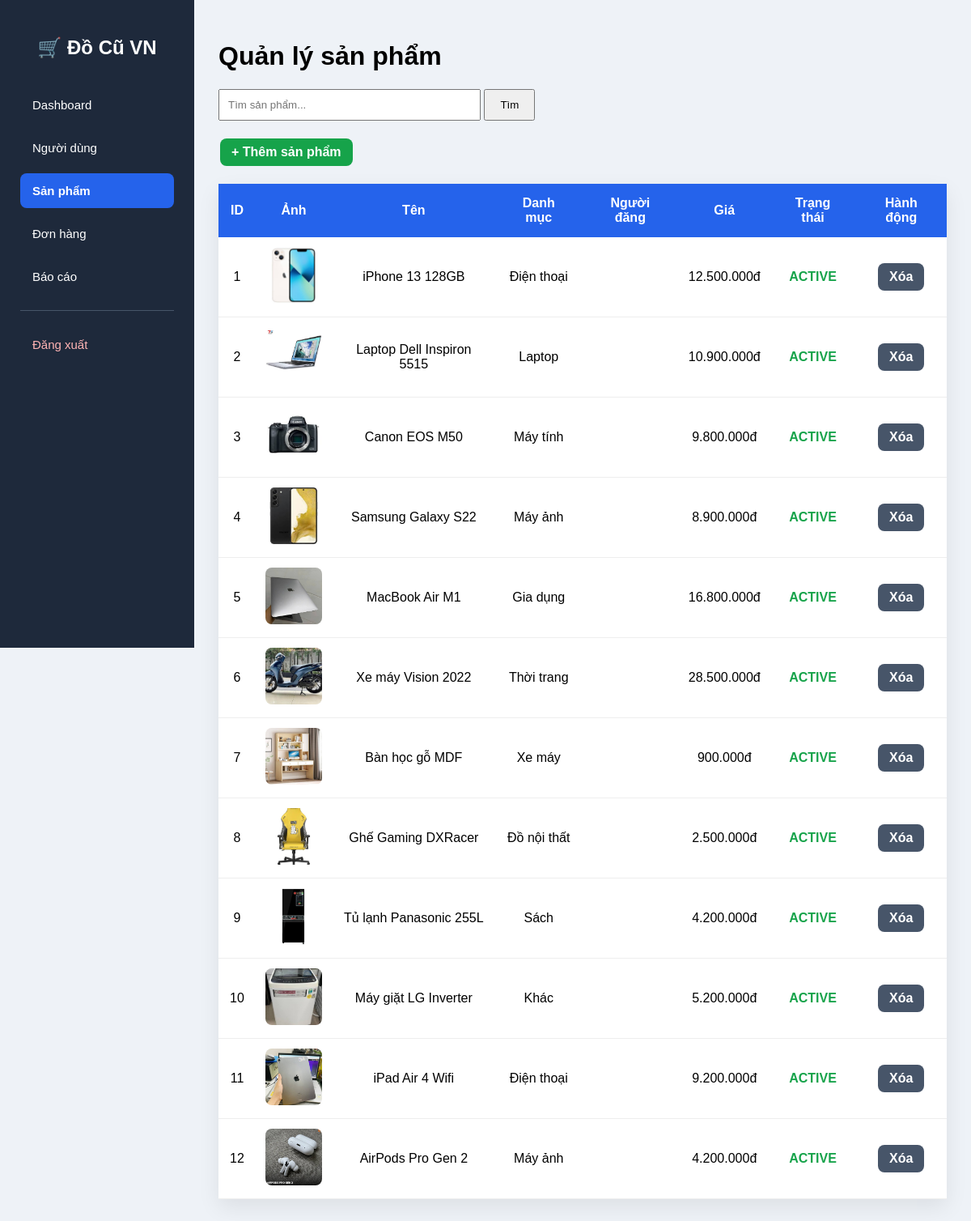
Page /admin/products.php on the earlier database version.
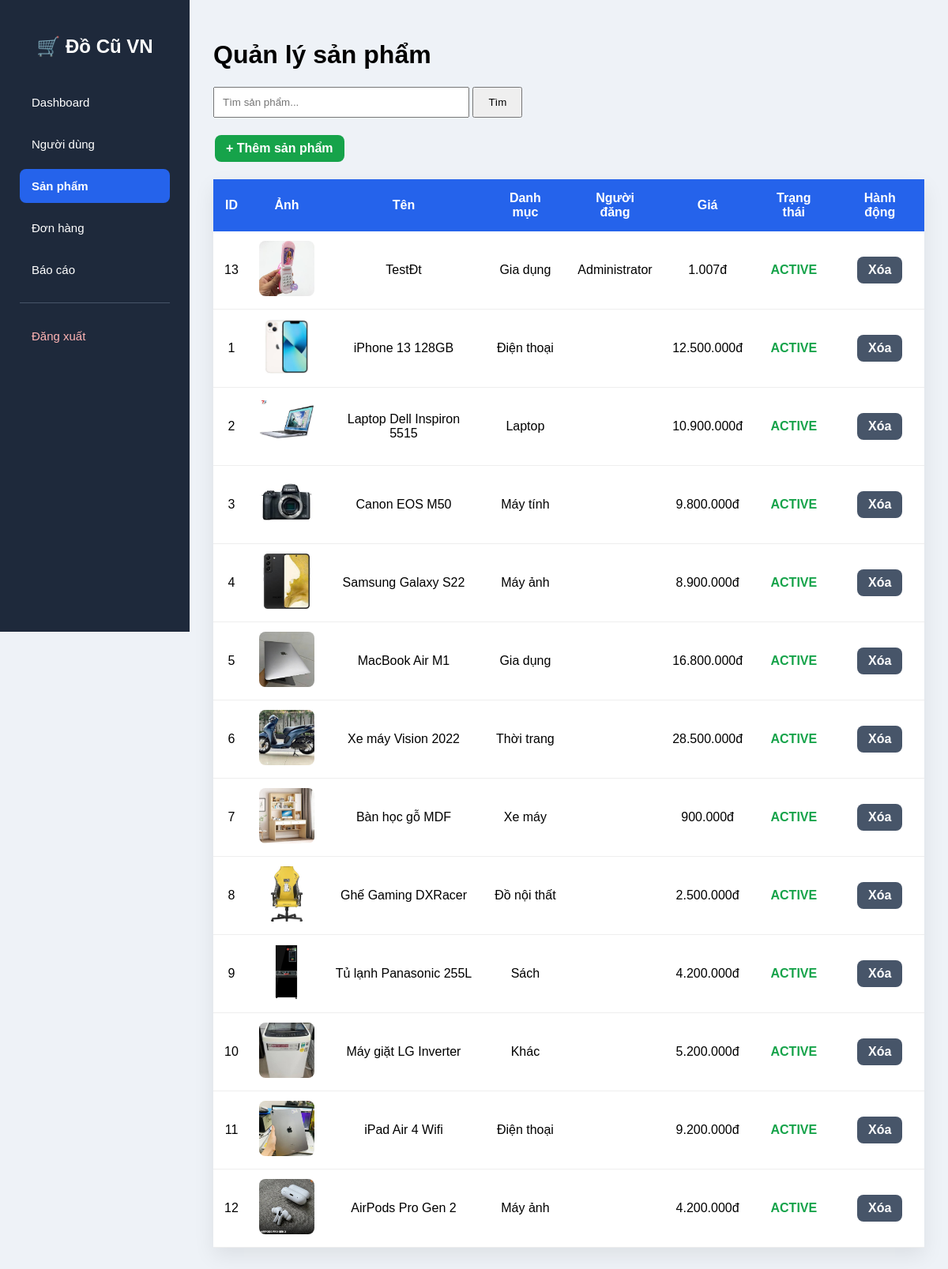
Same page on the later database version.
### tables this page shows
CREATE TABLE `products` (
  `id` int(11) NOT NULL,
  `user_id` int(11) NOT NULL,
  `category_id` int(11) NOT NULL,
  `title` varchar(255) NOT NULL,
  `description` text DEFAULT NULL,
  `price` decimal(12,2) NOT NULL,
  `image` varchar(255) DEFAULT NULL,
  `condition_item` enum('new','like_new','good','fair') DEFAULT 'good',
  `location` varchar(255) DEFAULT NULL,
  `views` int(11) DEFAULT 0,
  `status` enum('pending','active','sold','hidden','rejected') DEFAULT 'pending',
  `created_at` timestamp NOT NULL DEFAULT current_timestamp(),
  `updated_at` timestamp NOT NULL DEFAULT current_timestamp() ON UPDATE current_timestamp()
);

CREATE TABLE `categories` (
  `id` int(11) NOT NULL,
  `name` varchar(100) NOT NULL,
  `description` text DEFAULT NULL,
  `icon` varchar(100) DEFAULT NULL,
  `status` tinyint(4) DEFAULT 1
);

CREATE TABLE `users` (
  `id` int(11) NOT NULL,
  `fullname` varchar(100) NOT NULL,
  `username` varchar(50) NOT NULL,
  `email` varchar(100) NOT NULL,
  `password` varchar(255) NOT NULL,
  `phone` varchar(20) DEFAULT NULL,
  `avatar` varchar(255) DEFAULT 'uploads/avatar/default.png',
  `address` varchar(255) DEFAULT NULL,
  `gender` enum('Nam','Nữ','Khác') DEFAULT NULL,
  `dob` date DEFAULT NULL,
  `role` enum('admin','user') NOT NULL DEFAULT 'user',
  `status` enum('active','blocked') NOT NULL DEFAULT 'active',
  `created_at` timestamp NOT NULL DEFAULT current_timestamp(),
  `updated_at` timestamp NOT NULL DEFAULT current_timestamp() ON UPDATE current_timestamp()
);

### admin/products.php (the view, shortened to what this page needs)
<?php
require_once "../config/db.php";
$keyword = trim($_GET["keyword"] ?? "");
if ($keyword != "") {
    $stmt = $conn->prepare("
        SELECT
            p.*,
            c.name category_name,
            u.fullname seller_name
        FROM products p
        LEFT JOIN categories c ON p.category_id=c.id
        LEFT JOIN users u ON p.user_id=u.id
        WHERE p.title LIKE ?
        ORDER BY p.created_at DESC
    ");
    $like="%".$keyword."%";
    $stmt->bind_param("s",$like);
    $stmt->execute();
    $result=$stmt->get_result();
}else{
    $result=$conn->query("
        SELECT
            p.*,
            c.name category_name,
            u.fullname seller_name
        FROM products p
        LEFT JOIN categories c ON p.category_id=c.id
        LEFT JOIN users u ON p.user_id=u.id
        ORDER BY p.created_at DESC
    ");
}
?>
<!DOCTYPE html>
    <html lang="vi">
    <head>
        <link rel="stylesheet" href="../assets/css/admin.css">
</head>
<body>
    <div class="wrapper">
        <?php include "sidebar.php"; ?>
    <div class="content">
        <h1>Quản lý sản phẩm</h1>
    <div class="container">
    <form method="GET" style="margin-bottom:20px">
    <input
    type="text"
    name="keyword"
    placeholder="Tìm sản phẩm..."
    value="<?= htmlspecialchars($keyword) ?>"
    style="padding:10px;width:300px;">
    <button style="padding:10px 18px">
    Tìm
    </button>
</form>
<div style="margin:20px 0;">
    <a href="../add-product.html" class="btn green">
        + Thêm sản phẩm
    </a>
</div>
<table>
<tr>
    <th>ID</th>
    <th>Ảnh</th>
    <th>Tên</th>
    <th>Danh mục</th>
    <th>Người đăng</th>
    <th>Giá</th>
    <th>Trạng thái</th>
    <th>Hành động</th>
    </tr>
    <?php while($p=$result->fetch_assoc()){ ?>
    <tr>
        <td><?= $p["id"] ?></td>
        <td>
        <img src="../<?= htmlspecialchars($p["image"]) ?>">
        </td>
        <td><?= htmlspecialchars($p["title"]) ?></td>
        <td><?= htmlspecialchars($p["category_name"]) ?></td>
        <td><?= htmlspecialchars($p["seller_name"]) ?></td>
        <td><?= number_format($p["price"],0,",",".") ?>đ</td>
        <td>
        <span class="<?= $p["status"] ?>">
        <?= strtoupper($p["status"]) ?>
        </span>
        </td>
        <td>
    <a
        class="btn gray"
        onclick="return confirm('Xóa sản phẩm?')"
        href="../api/admin/delete-product.php?id=<?= $p["id"] ?>">
        Xóa
    </a>
        </td>
        </tr>
        <?php } ?>
        </table>
        </div>
    </div>
    </div>
</body>
</html>

### admin/sidebar.php (shortened to what this page needs)
<?php
$current = basename($_SERVER["PHP_SELF"]);
?>
<div class="sidebar">
    <h2>🛒 Đồ Cũ VN</h2>
    <a href="dashboard.php" class="<?= $current=="dashboard.php" ? "active" : "" ?>">
         Dashboard
    </a>
    <a href="users.php" class="<?= $current=="users.php" ? "active" : "" ?>">
         Người dùng
    </a>
    <a href="products.php" class="<?= $current=="products.php" ? "active" : "" ?>">
         Sản phẩm
    </a>
    <a href="orders.php" class="<?= $current=="orders.php" ? "active" : "" ?>">
         Đơn hàng
    </a>
    <a href="reports.php" class="<?= $current=="reports.php" ? "active" : "" ?>">
         Báo cáo
    </a>
    <hr>
    <a href="../pages/logout.php" class="logout">
         Đăng xuất
    </a>
</div>

### admin/products.php (style rules this page uses)
body { font-family:Arial; background:#eef2f7; margin:0; }
.wrapper { display:flex; }
.content { margin-left:240px; width:calc(100% - 240px); padding:30px; box-sizing:border-box; }
.container { width:100%; margin:0; padding:0; }
table { width:100%; background:#fff; border-collapse:collapse; box-shadow:0 10px 25px rgba(0,0,0,.08); }
th { background:#2563eb; color:white; padding:15px; }
td { padding:12px; text-align:center; border-bottom:1px solid #eee; }
img { width:70px; height:70px; object-fit:cover; border-radius:8px; }
.btn { padding:8px 14px; border-radius:8px; text-decoration:none; color:#fff; font-weight:bold; display:inline-block; margin:2px; }
.green { background:#16a34a; }
.gray { background:#475569; }
.active { color:#16a34a;font-weight:bold; }

### admin/sidebar.php (style rules this page uses)
.sidebar { width:240px; min-height:100vh; background:#1e293b; position:fixed; left:0; top:0; padding:25px; box-sizing:border-box; }
.sidebar h2 { color:#fff; margin-bottom:35px; text-align:center; }
.sidebar a { display:block; padding:13px 15px; margin-bottom:10px; color:#fff; text-decoration:none; border-radius:8px; transition:.25s; font-size:15px; }
.sidebar a.active { background:#2563eb; }
.sidebar .logout { color:#ffb4b4; }
.sidebar hr { border:0; border-top:1px solid #475569; margin:20px 0; }

Differences in the rows shown:
added products: id "13", image (picture), title "TestĐt", category.name "Gia dụng", user.fullname "Administrator", price "1.007", status "ACTIVE"
